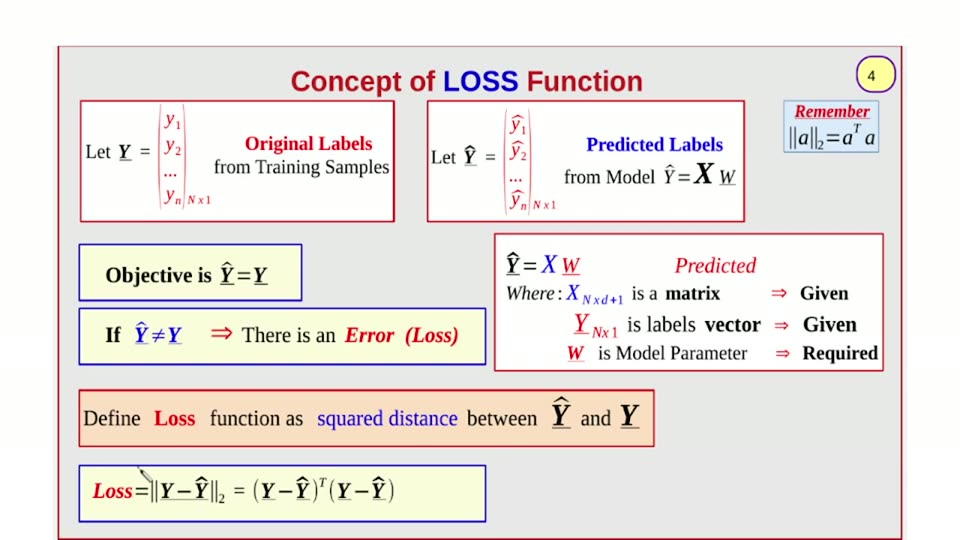
#> input picture videos/machine-learning/03_ridger_regression_gradient_descent/unique_slides/slide_004.jpg, 960 x 540 px, found by its file name
$ python m8_scans.py
#> lines starting #> are read from the running program, lines starting #| are printed output that depends on the picture; after the words box and inside, x2 and y2 are one past the last pixel; in counts of white or black regions, pixels touching at a corner belong together; pictures that were not available may be replaced by others from this repository, and a replacement may not be noted
#!/usr/bin/env python3
# m8_scans.py — color-class ASCII of the right panel (render vs warped frame) +
# native frame scanlines through the two highlight regions.
import numpy as np
from PIL import Image

S = "/home/ahmed/Projects/ai_llm_slides/videos/deep-learning/002_transformers_part2/scratch/slide004"
frame = np.asarray(Image.open("/home/ahmed/Projects/ai_llm_slides/videos/deep-learning/002_transformers_part2/unique_slides/slide_004.jpg").convert("RGB"), dtype=np.float64)
render = np.asarray(Image.open(S + "/base-1.png").convert("RGB"), dtype=np.float64)
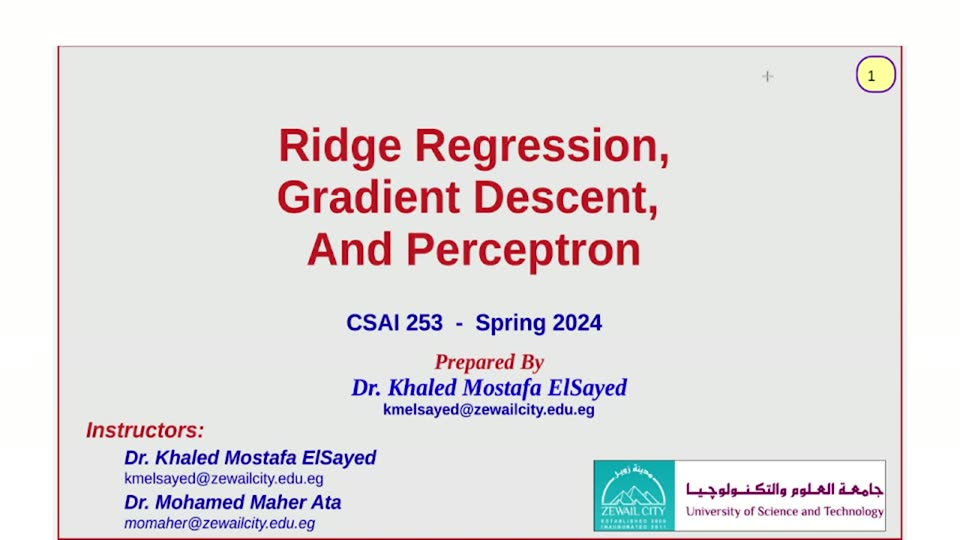
#> input picture videos/machine-learning/03_ridger_regression_gradient_descent/unique_slides/slide_001.jpg, 960 x 540 px, given in place of base-1.png, which was not available
warped = np.asarray(Image.open(S + "/frame_warped_contentfit.png").convert("RGB"), dtype=np.float64)
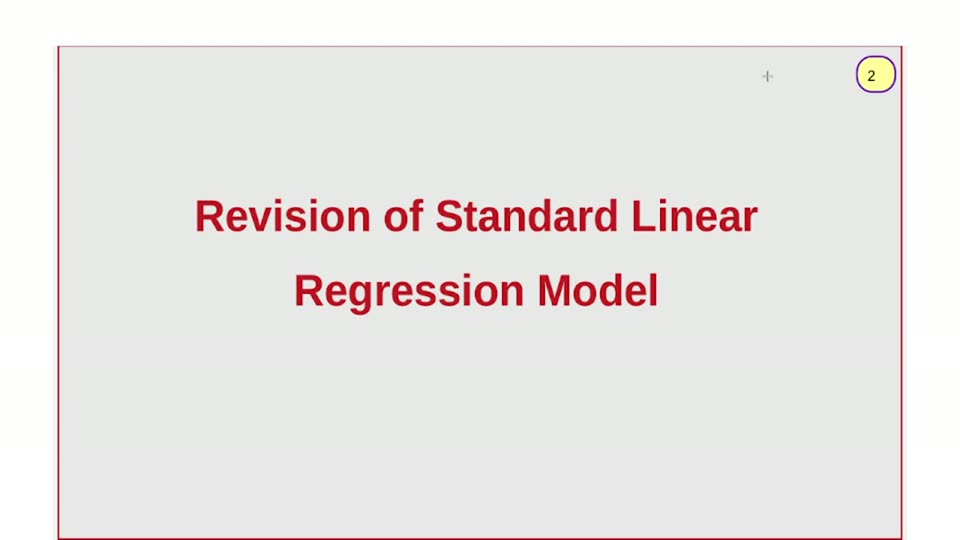
#> input picture videos/machine-learning/03_ridger_regression_gradient_descent/unique_slides/slide_002.jpg, 960 x 540 px, given in place of frame_warped_contentfit.png, which was not available
ax, sx, ay, sy = np.load(S + "/fit_content.npy")
#> (reads videos/deep-learning/002_transformers_part2/scratch/slide004/fit_content.npy from the repository)

CL = [("W", "FFFFFF"), ("P", "FDEDDD"), ("M", "CEFFE1"), ("Y", "F5E6A8"),
      ("B", "9DC3E6"), ("L", "C5C0E8"), ("S", "C9E7C0"), ("K", "F2C1CE")]
def classify(a):
    H, W = a.shape[:2]
#> H = 540; W = 960
    out = np.empty((H, W), dtype="<U1")
    d = np.stack([np.abs(a - np.array([int(h[i:i+2], 16) for i in (0, 2, 4)])).sum(axis=2) for _, h in CL], axis=0)
    best = d.argmin(axis=0)
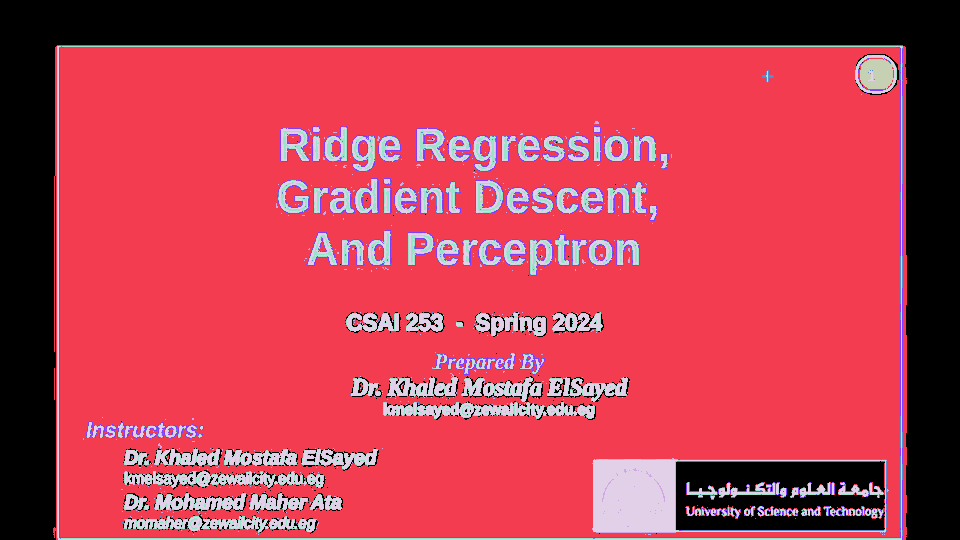
#> best: shape (540, 960) int64; 8 distinct labels, from 0 to 7; one colour per label, 0 black
    bestd = d.min(axis=0)
    lab = np.array([c for c, _ in CL])[best]
    lab[bestd > 150] = "?"
    ink = a.mean(axis=2) < 110
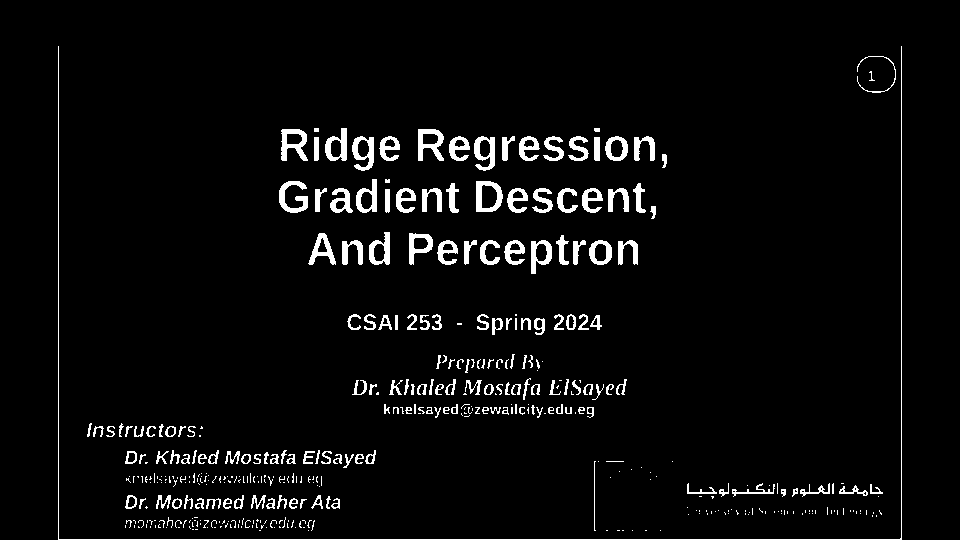
#> ink: shape (540, 960) bool; 4.3% white; 434 white regions (252 under 20 px), largest, box (x1, y1, x2, y2) and area: (58, 46, 902, 540) 1831, (281, 129, 308, 161) 463, (418, 129, 444, 161) 452
    lab[ink] = "#"
    orange = (a[..., 0] > 195) & (a[..., 2] < 185) & ((a[..., 0] - a[..., 2]) > 50) & (a[..., 1] > 110) & (a[..., 1] < 225) & ((a[..., 1] - a[..., 2]) > 15)
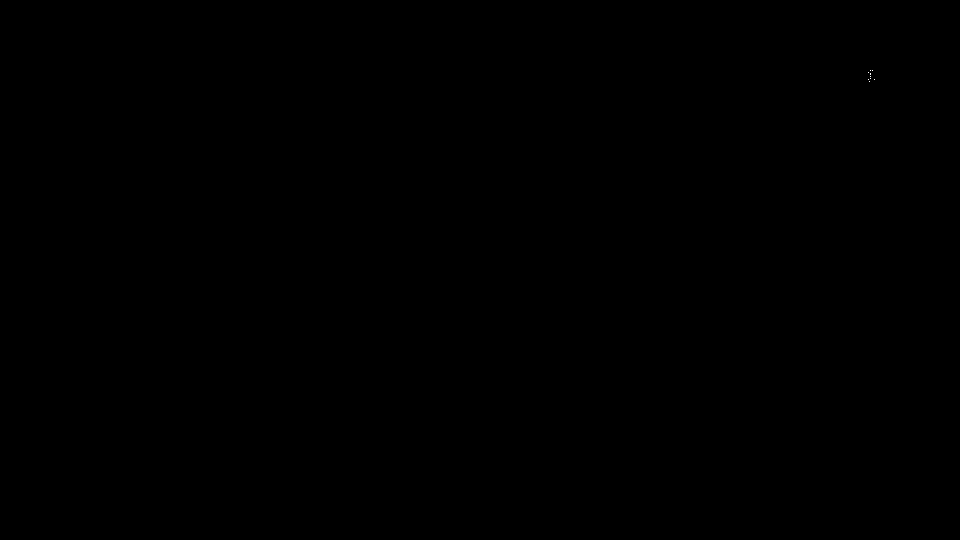
#> orange: shape (540, 960) bool; 0% white in thin lines or dots, all inside (x1, y1, x2, y2) = (868, 70, 875, 82)
    lab[orange] = "O"
    return lab

lr = classify(render); lw = classify(warped)
#> in classify (call 2), `best = d.argmin(axis=0)`:
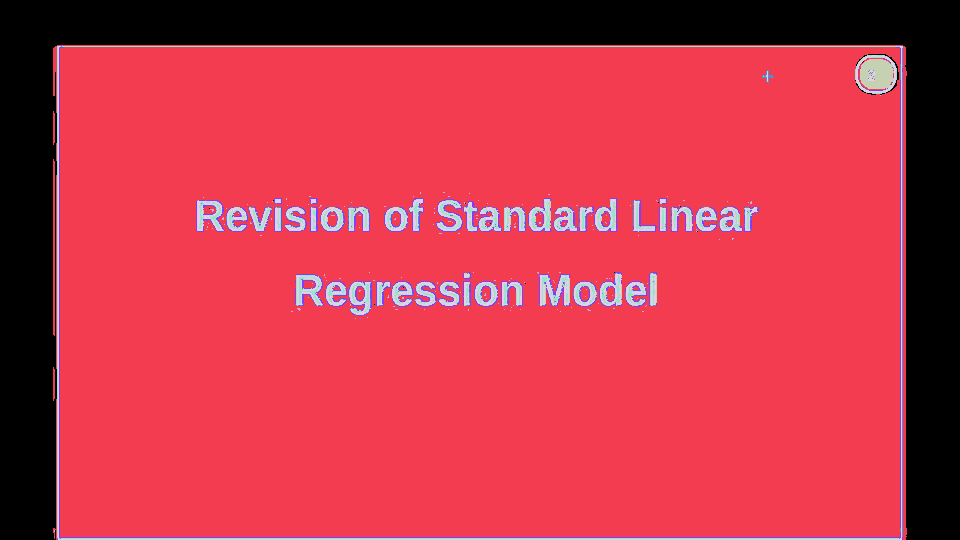
#> best: shape (540, 960) int64; 8 distinct labels, from 0 to 7; one colour per label, 0 black
#> in classify (call 2), `ink = a.mean(axis=2) < 110`:
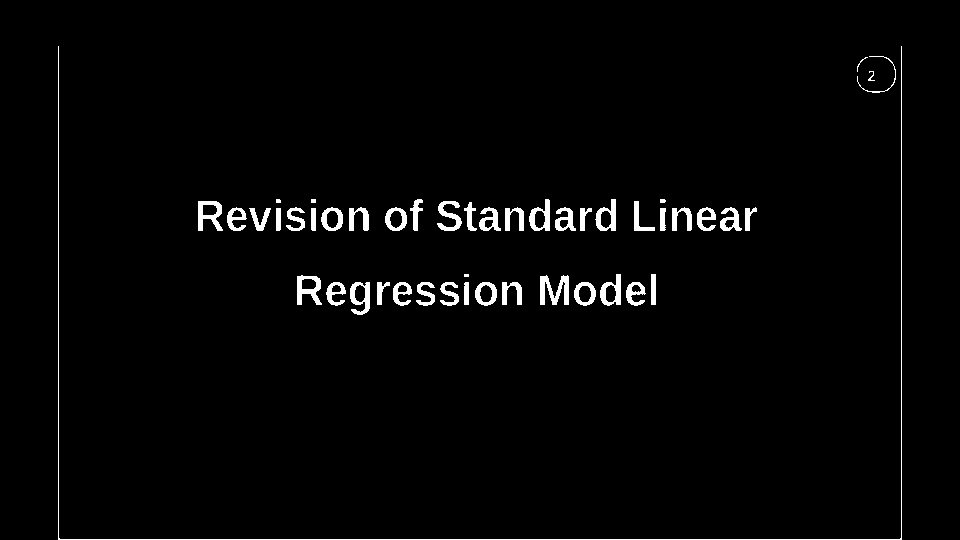
#> ink: shape (540, 960) bool; 2.3% white; 47 white regions (2 under 20 px), largest, box (x1, y1, x2, y2) and area: (58, 46, 902, 540) 1832, (540, 275, 569, 305) 501, (198, 201, 223, 231) 403
#> in classify (call 2), `orange = (a[..., 0] > 195) & (a[..., 2] < 185) & ((a[..., 0] - a[..., ..`: orange: shape (540, 960) bool; 0% white in thin lines or dots, all inside (x1, y1, x2, y2) = (868, 69, 894, 86)
print("render right panel (x1190..1910 y230..1060):")
for cy in range(40):
    row = ""
    for cx in range(60):
        cell = lr[230 + (830 * cy) // 40: 230 + (830 * (cy + 1)) // 40,
                  1190 + (720 * cx) // 60: 1190 + (720 * (cx + 1)) // 60]
        vals, cnt = np.unique(cell, return_counts=True)
#> (the run stopped early here; a loop or call above may not have finished)
